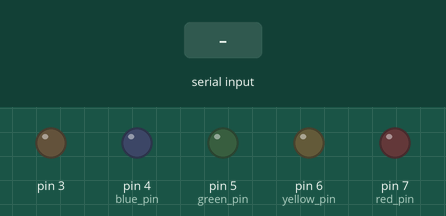
Simulated run of this sketch. Board: Arduino Uno, built with avr-gcc and run on an emulated ATmega328P. On the bench: output pins drawn as LEDs (lit = HIGH). Inputs (shaded band) come from the test bench.

Above: at 1.2 s.
1.3 s: "r" received over the second serial link
At 2.5 s:
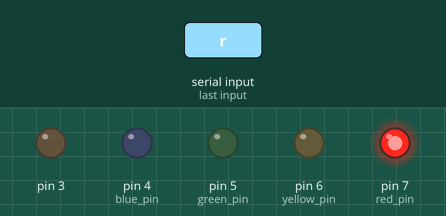
2.8 s: "y" received over the second serial link
At 3.6 s:
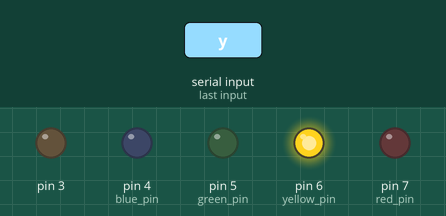
4.3 s: "g" received over the second serial link
At 4.8 s:
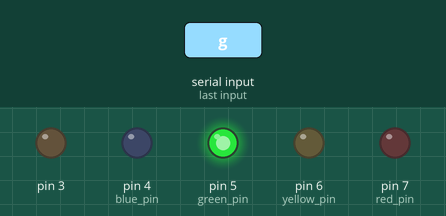
5.8 s: "b" received over the second serial link
At 7.0 s:
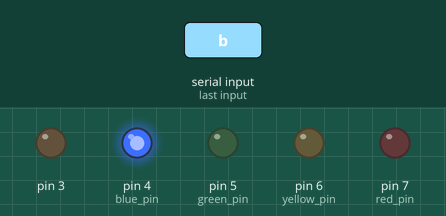
7.3 s: "1" received over the second serial link
At 8.3 s:
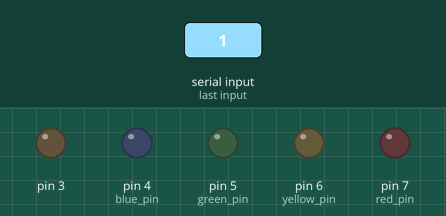
Timing chart, 0 to 9.8 s (numbered marks = the images above; inputs shaded):
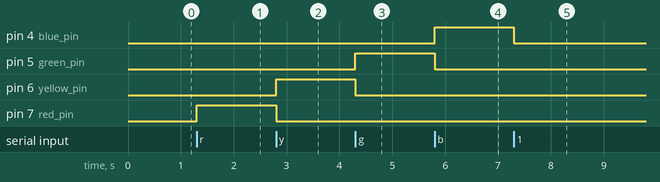

Measured:
- after the input at 1.3 s, pin 7 (red_pin): LOW → HIGH at once
- after the input at 2.8 s, pin 6 (yellow_pin): LOW → HIGH at once; pin 7 (red_pin): HIGH → LOW at once
- after the input at 4.3 s, pin 5 (green_pin): LOW → HIGH at once; pin 6 (yellow_pin): HIGH → LOW at once
- after the input at 5.8 s, pin 4 (blue_pin): LOW → HIGH at once; pin 5 (green_pin): HIGH → LOW at once
- after the input at 7.3 s, pin 4 (blue_pin): HIGH → LOW at once

The sketch:

Bluetooth_4colorLED_30602.ino
```cpp
#include <SoftwareSerial.h>
#define red_pin 7
#define yellow_pin 6
#define green_pin 5
#define blue_pin 4
SoftwareSerial btSerial = SoftwareSerial(9, 10);

void setup()
{
  Serial.begin(9600);
  btSerial.begin(9600);
  pinMode(3, OUTPUT);
  pinMode(red_pin, OUTPUT);
  pinMode(yellow_pin, OUTPUT);
  pinMode(green_pin, OUTPUT);
  pinMode(blue_pin, OUTPUT);
}

void loop()
{
  if (btSerial.available() > 0)
  {
    char btData = btSerial.read();
    digitalWrite(red_pin, LOW);
    digitalWrite(yellow_pin, LOW);
    digitalWrite(green_pin, LOW);
    digitalWrite(blue_pin, LOW);
    if(btData=='r') {
      digitalWrite(red_pin, HIGH);
    }
    else if(btData=='y') {
      digitalWrite(yellow_pin, HIGH);
    }
    else if(btData=='g') {
      digitalWrite(green_pin, HIGH);
    }
    else if(btData=='b') {
      digitalWrite(blue_pin, HIGH);
    }
  }
  if (Serial.available() > 0)
  {
    btSerial.write(Serial.read());
  }
}
```
